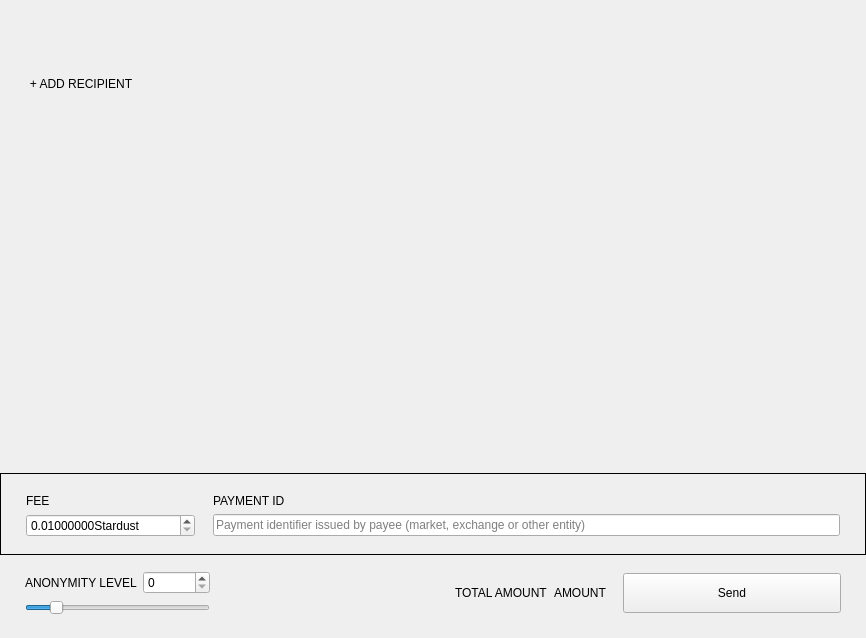
<?xml version="1.0" encoding="UTF-8"?>
<ui version="4.0">
 <class>SendFrame</class>
 <widget class="QFrame" name="SendFrame">
  <property name="geometry">
   <rect>
    <x>0</x>
    <y>0</y>
    <width>866</width>
    <height>638</height>
   </rect>
  </property>
  <property name="windowTitle">
   <string>Frame</string>
  </property>
  <property name="frameShape">
   <enum>QFrame::NoFrame</enum>
  </property>
  <property name="frameShadow">
   <enum>QFrame::Raised</enum>
  </property>
  <layout class="QVBoxLayout" name="verticalLayout">
   <property name="spacing">
    <number>5</number>
   </property>
   <property name="sizeConstraint">
    <enum>QLayout::SetDefaultConstraint</enum>
   </property>
   <property name="leftMargin">
    <number>0</number>
   </property>
   <property name="topMargin">
    <number>0</number>
   </property>
   <property name="rightMargin">
    <number>0</number>
   </property>
   <property name="bottomMargin">
    <number>0</number>
   </property>
   <item>
    <widget class="WalletGui::ResizableScrollArea" name="m_sendScrollarea">
     <property name="enabled">
      <bool>true</bool>
     </property>
     <property name="sizePolicy">
      <sizepolicy hsizetype="MinimumExpanding" vsizetype="Preferred">
       <horstretch>0</horstretch>
       <verstretch>0</verstretch>
      </sizepolicy>
     </property>
     <property name="autoFillBackground">
      <bool>false</bool>
     </property>
     <property name="styleSheet">
      <string notr="true"/>
     </property>
     <property name="frameShape">
      <enum>QFrame::NoFrame</enum>
     </property>
     <property name="sizeAdjustPolicy">
      <enum>QAbstractScrollArea::AdjustToContents</enum>
     </property>
     <property name="widgetResizable">
      <bool>true</bool>
     </property>
     <widget class="QWidget" name="scrollAreaWidgetContents">
      <property name="geometry">
       <rect>
        <x>0</x>
        <y>0</y>
        <width>866</width>
        <height>69</height>
       </rect>
      </property>
      <property name="sizePolicy">
       <sizepolicy hsizetype="Preferred" vsizetype="Preferred">
        <horstretch>0</horstretch>
        <verstretch>0</verstretch>
       </sizepolicy>
      </property>
      <property name="styleSheet">
       <string notr="true"/>
      </property>
      <layout class="QVBoxLayout" name="m_transfersLayout">
       <property name="spacing">
        <number>0</number>
       </property>
       <property name="sizeConstraint">
        <enum>QLayout::SetNoConstraint</enum>
       </property>
       <property name="leftMargin">
        <number>0</number>
       </property>
       <property name="topMargin">
        <number>0</number>
       </property>
       <property name="rightMargin">
        <number>0</number>
       </property>
       <property name="bottomMargin">
        <number>0</number>
       </property>
      </layout>
     </widget>
    </widget>
   </item>
   <item>
    <layout class="QHBoxLayout" name="horizontalLayout_2">
     <property name="spacing">
      <number>0</number>
     </property>
     <item>
      <spacer name="horizontalSpacer_3">
       <property name="orientation">
        <enum>Qt::Horizontal</enum>
       </property>
       <property name="sizeType">
        <enum>QSizePolicy::Fixed</enum>
       </property>
       <property name="sizeHint" stdset="0">
        <size>
         <width>25</width>
         <height>20</height>
        </size>
       </property>
      </spacer>
     </item>
     <item>
      <widget class="WalletGui::WalletNormalLinkLikeButton" name="m_addRecipientButton">
       <property name="cursor">
        <cursorShape>PointingHandCursor</cursorShape>
       </property>
       <property name="focusPolicy">
        <enum>Qt::NoFocus</enum>
       </property>
       <property name="text">
        <string>+ ADD RECIPIENT</string>
       </property>
       <property name="flat">
        <bool>true</bool>
       </property>
      </widget>
     </item>
     <item>
      <spacer name="horizontalSpacer_2">
       <property name="orientation">
        <enum>Qt::Horizontal</enum>
       </property>
       <property name="sizeHint" stdset="0">
        <size>
         <width>478</width>
         <height>17</height>
        </size>
       </property>
      </spacer>
     </item>
    </layout>
   </item>
   <item>
    <spacer name="verticalSpacer_2">
     <property name="orientation">
      <enum>Qt::Vertical</enum>
     </property>
     <property name="sizeType">
      <enum>QSizePolicy::MinimumExpanding</enum>
     </property>
     <property name="sizeHint" stdset="0">
      <size>
       <width>20</width>
       <height>20</height>
      </size>
     </property>
    </spacer>
   </item>
   <item>
    <widget class="QFrame" name="m_sendFeeFrame">
     <property name="frameShape">
      <enum>QFrame::Box</enum>
     </property>
     <property name="frameShadow">
      <enum>QFrame::Plain</enum>
     </property>
     <layout class="QGridLayout" name="gridLayout_2">
      <property name="leftMargin">
       <number>25</number>
      </property>
      <property name="topMargin">
       <number>20</number>
      </property>
      <property name="rightMargin">
       <number>25</number>
      </property>
      <property name="bottomMargin">
       <number>17</number>
      </property>
      <property name="horizontalSpacing">
       <number>18</number>
      </property>
      <item row="0" column="0">
       <widget class="WalletGui::WalletNormalGrayTextLabel" name="label_3">
        <property name="text">
         <string>FEE</string>
        </property>
       </widget>
      </item>
      <item row="0" column="1">
       <widget class="WalletGui::WalletNormalGrayTextLabel" name="m_paymentIdTextLabel">
        <property name="text">
         <string>PAYMENT ID</string>
        </property>
       </widget>
      </item>
      <item row="1" column="0">
       <widget class="QDoubleSpinBox" name="m_feeSpin">
        <property name="buttonSymbols">
         <enum>QAbstractSpinBox::UpDownArrows</enum>
        </property>
        <property name="suffix">
         <string notr="true">Stardust</string>
        </property>
        <property name="decimals">
         <number>8</number>
        </property>
        <property name="minimum">
         <double>0.010000000000000</double>
        </property>
        <property name="maximum">
         <double>999999999.000000000000000</double>
        </property>
        <property name="singleStep">
         <double>0.010000000000000</double>
        </property>
        <property name="value">
         <double>0.010000000000000</double>
        </property>
       </widget>
      </item>
      <item row="1" column="1">
       <widget class="WalletGui::ClearableLineEdit" name="m_paymentIdEdit">
        <property name="styleSheet">
         <string notr="true">[errorState=&quot;true&quot;] {
  border-color: #ef3131;
}</string>
        </property>
        <property name="placeholderText">
         <string>Payment identifier issued by payee (market, exchange or other entity)</string>
        </property>
       </widget>
      </item>
     </layout>
    </widget>
   </item>
   <item>
    <widget class="QFrame" name="m_mixinFrame">
     <property name="frameShape">
      <enum>QFrame::NoFrame</enum>
     </property>
     <property name="frameShadow">
      <enum>QFrame::Raised</enum>
     </property>
     <layout class="QGridLayout" name="gridLayout">
      <property name="leftMargin">
       <number>25</number>
      </property>
      <property name="topMargin">
       <number>11</number>
      </property>
      <property name="rightMargin">
       <number>25</number>
      </property>
      <property name="bottomMargin">
       <number>23</number>
      </property>
      <item row="0" column="2" rowspan="2">
       <widget class="QLabel" name="label">
        <property name="text">
         <string/>
        </property>
       </widget>
      </item>
      <item row="0" column="5" rowspan="2">
       <widget class="WalletGui::WalletExtraNormalBlackTextLabel" name="m_totalAmountLabel">
        <property name="text">
         <string>AMOUNT</string>
        </property>
        <property name="indent">
         <number>0</number>
        </property>
       </widget>
      </item>
      <item row="0" column="1">
       <widget class="QSpinBox" name="m_mixinSpin">
        <property name="maximum">
         <number>999999999</number>
        </property>
       </widget>
      </item>
      <item row="0" column="3" rowspan="2">
       <spacer name="horizontalSpacer">
        <property name="orientation">
         <enum>Qt::Horizontal</enum>
        </property>
        <property name="sizeType">
         <enum>QSizePolicy::Expanding</enum>
        </property>
        <property name="sizeHint" stdset="0">
         <size>
          <width>298</width>
          <height>20</height>
         </size>
        </property>
       </spacer>
      </item>
      <item row="1" column="0" colspan="2">
       <widget class="QSlider" name="m_mixinSlider">
        <property name="maximumSize">
         <size>
          <width>16777215</width>
          <height>16777215</height>
         </size>
        </property>
        <property name="maximum">
         <number>50</number>
        </property>
        <property name="pageStep">
         <number>1</number>
        </property>
        <property name="value">
         <number>7</number>
        </property>
        <property name="tracking">
         <bool>false</bool>
        </property>
        <property name="orientation">
         <enum>Qt::Horizontal</enum>
        </property>
       </widget>
      </item>
      <item row="0" column="7" rowspan="2">
       <widget class="WalletGui::WalletLargeBlueButton" name="m_sendButton">
        <property name="sizePolicy">
         <sizepolicy hsizetype="Fixed" vsizetype="Fixed">
          <horstretch>0</horstretch>
          <verstretch>0</verstretch>
         </sizepolicy>
        </property>
        <property name="minimumSize">
         <size>
          <width>218</width>
          <height>40</height>
         </size>
        </property>
        <property name="maximumSize">
         <size>
          <width>218</width>
          <height>40</height>
         </size>
        </property>
        <property name="focusPolicy">
         <enum>Qt::NoFocus</enum>
        </property>
        <property name="text">
         <string>Send</string>
        </property>
       </widget>
      </item>
      <item row="0" column="4" rowspan="2">
       <widget class="WalletGui::WalletNormalGrayTextLabel" name="label_2">
        <property name="text">
         <string>TOTAL AMOUNT</string>
        </property>
       </widget>
      </item>
      <item row="0" column="0">
       <widget class="WalletGui::WalletNormalGrayTextLabel" name="m_mixinTextLabel">
        <property name="text">
         <string>ANONYMITY LEVEL</string>
        </property>
       </widget>
      </item>
      <item row="0" column="6" rowspan="2">
       <spacer name="horizontalSpacer_4">
        <property name="orientation">
         <enum>Qt::Horizontal</enum>
        </property>
        <property name="sizeType">
         <enum>QSizePolicy::Fixed</enum>
        </property>
        <property name="sizeHint" stdset="0">
         <size>
          <width>10</width>
          <height>20</height>
         </size>
        </property>
       </spacer>
      </item>
     </layout>
    </widget>
   </item>
  </layout>
 </widget>
 <customwidgets>
  <customwidget>
   <class>WalletGui::WalletNormalGrayTextLabel</class>
   <extends>QLabel</extends>
   <header>Gui/Common/WalletTextLabel.h</header>
  </customwidget>
  <customwidget>
   <class>WalletGui::WalletLargeBlueButton</class>
   <extends>QPushButton</extends>
   <header>Gui/Common/WalletBlueButton.h</header>
  </customwidget>
  <customwidget>
   <class>WalletGui::ClearableLineEdit</class>
   <extends>QLineEdit</extends>
   <header>Gui/Common/ClearableLineEdit.h</header>
  </customwidget>
  <customwidget>
   <class>WalletGui::ResizableScrollArea</class>
   <extends>QScrollArea</extends>
   <header>Gui/Common/ResizableScrollArea.h</header>
   <container>1</container>
  </customwidget>
  <customwidget>
   <class>WalletGui::WalletNormalLinkLikeButton</class>
   <extends>QPushButton</extends>
   <header>Gui/Common/WalletLinkLikeButton.h</header>
  </customwidget>
  <customwidget>
   <class>WalletGui::WalletExtraNormalBlackTextLabel</class>
   <extends>QLabel</extends>
   <header>Gui/Common/WalletTextLabel.h</header>
  </customwidget>
 </customwidgets>
 <tabstops>
  <tabstop>m_paymentIdEdit</tabstop>
  <tabstop>m_mixinSlider</tabstop>
  <tabstop>m_sendScrollarea</tabstop>
 </tabstops>
 <resources/>
 <connections>
  <connection>
   <sender>m_sendButton</sender>
   <signal>clicked()</signal>
   <receiver>SendFrame</receiver>
   <slot>sendClicked()</slot>
   <hints>
    <hint type="sourcelabel">
     <x>53</x>
     <y>561</y>
    </hint>
    <hint type="destinationlabel">
     <x>432</x>
     <y>294</y>
    </hint>
   </hints>
  </connection>
  <connection>
   <sender>m_mixinSlider</sender>
   <signal>valueChanged(int)</signal>
   <receiver>SendFrame</receiver>
   <slot>mixinValueChanged(int)</slot>
   <hints>
    <hint type="sourcelabel">
     <x>221</x>
     <y>520</y>
    </hint>
    <hint type="destinationlabel">
     <x>432</x>
     <y>294</y>
    </hint>
   </hints>
  </connection>
  <connection>
   <sender>m_addRecipientButton</sender>
   <signal>clicked()</signal>
   <receiver>SendFrame</receiver>
   <slot>addRecipientClicked()</slot>
   <hints>
    <hint type="sourcelabel">
     <x>78</x>
     <y>414</y>
    </hint>
    <hint type="destinationlabel">
     <x>432</x>
     <y>294</y>
    </hint>
   </hints>
  </connection>
  <connection>
   <sender>m_paymentIdEdit</sender>
   <signal>textChanged(QString)</signal>
   <receiver>SendFrame</receiver>
   <slot>validatePaymentId(QString)</slot>
   <hints>
    <hint type="sourcelabel">
     <x>538</x>
     <y>521</y>
    </hint>
    <hint type="destinationlabel">
     <x>432</x>
     <y>318</y>
    </hint>
   </hints>
  </connection>
  <connection>
   <sender>m_mixinSpin</sender>
   <signal>valueChanged(int)</signal>
   <receiver>SendFrame</receiver>
   <slot>mixinValueChanged(int)</slot>
   <hints>
    <hint type="sourcelabel">
     <x>201</x>
     <y>575</y>
    </hint>
    <hint type="destinationlabel">
     <x>432</x>
     <y>318</y>
    </hint>
   </hints>
  </connection>
 </connections>
 <slots>
  <slot>sendClicked()</slot>
  <slot>clearAllClicked()</slot>
  <slot>addRecipientClicked()</slot>
  <slot>mixinValueChanged(int)</slot>
  <slot>validatePaymentId(QString)</slot>
 </slots>
</ui>
